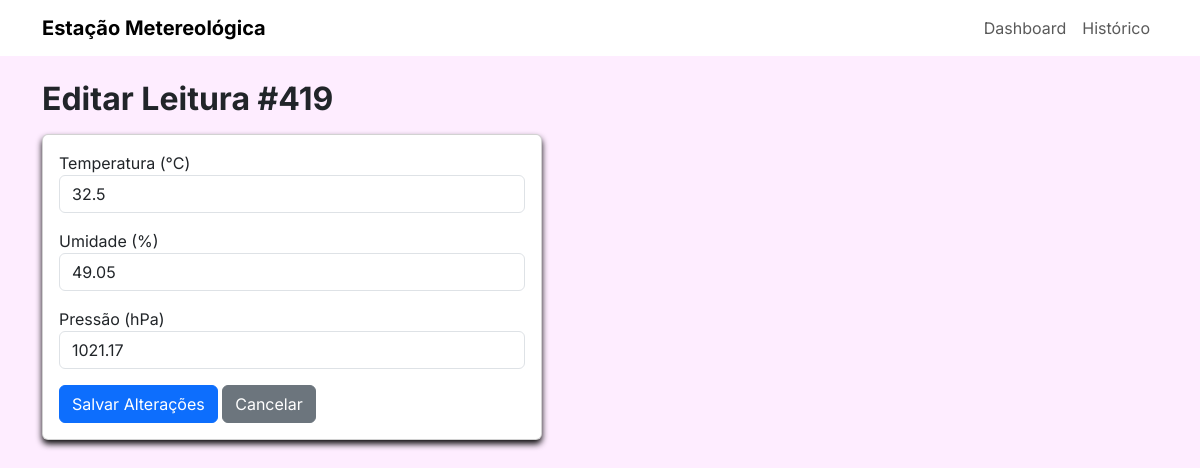
The app's page /editar/419 with its own data.
### tables this page shows
CREATE TABLE leituras (
    id INTEGER PRIMARY KEY AUTOINCREMENT,
    temperatura REAL NOT NULL,
    umidade REAL NOT NULL,
    pressao REAL,
    localizacao TEXT DEFAULT 'Lab',
    timestamp DATETIME DEFAULT (datetime('now', 'localtime'))
);

### app.py (the view)
@app.route('/editar/<int:id>', methods=['GET'])
def editar_page(id):
    leitura = database.buscar_leitura(id)
    if not leitura:
        return "Leitura não encontrada", 404
    return render_template('editar.html', leitura=leitura)

### database.py (called while the page is built)
def get_db_connection():
    conn = sqlite3.connect(DB_PATH, timeout=10)
    conn.execute('PRAGMA journal_mode=WAL')
    conn.execute('PRAGMA busy_timeout=5000')
    conn.row_factory = sqlite3.Row
    return conn

def buscar_leitura(id):
    conn = get_db_connection()
    leitura = conn.execute('SELECT * FROM leituras WHERE id = ?', (id,)).fetchone()
    conn.close()
    return dict(leitura) if leitura else None

### templates/editar.html
{% extends 'base.html' %}
{% block content %}
<h2>Editar Leitura #{{ leitura.id }}</h2>
<div class="card mt-3" style="max-width: 500px;">
    <div class="card-body">
        <form id="formEditar" onsubmit="atualizarLeitura(event, {{ leitura.id }})">
            <div class="mb-3">
                <label>Temperatura (°C)</label>
                <input type="number" step="0.01" class="form-control" id="temp" value="{{ leitura.temperatura }}" required>
            </div>
            <div class="mb-3">
                <label>Umidade (%)</label>
                <input type="number" step="0.01" class="form-control" id="umid" value="{{ leitura.umidade }}" required>
            </div>
            <div class="mb-3">
                <label>Pressão (hPa)</label>
                <input type="number" step="0.01" class="form-control" id="press" value="{{ leitura.pressao or '' }}">
            </div>
            <button type="submit" class="btn btn-primary">Salvar Alterações</button>
            <a href="/historico" class="btn btn-secondary">Cancelar</a>
        </form>
    </div>
</div>
{% endblock %}

### static/css/style.css (style rules this page uses)
body { background-color: #feedff; font-family: 'Inter', sans-serif; -webkit-font-smoothing: antialiased; }
h2, .card-header, .navbar-brand { font-family: 'Inter', sans-serif; font-weight: 700; }
.card { box-shadow: 0 4px 6px rgba(0, 0, 0, 0.949); }

### records on screen
leituras: id "419", temperatura "32.5", umidade "49.05", pressao "1021.17"
